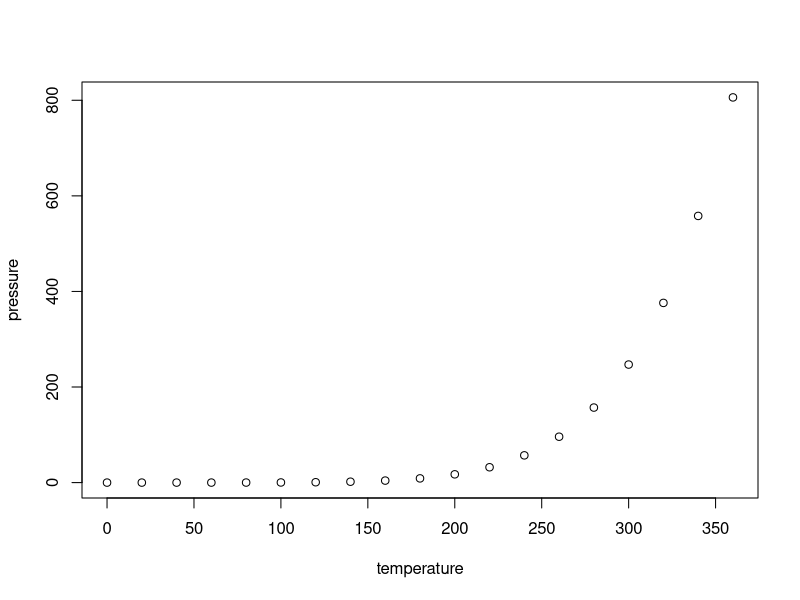
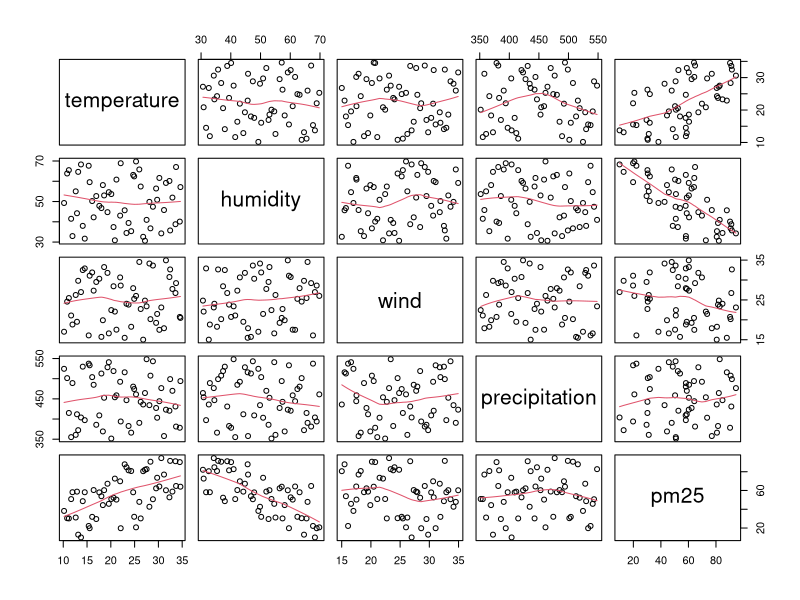

The R source for these figures, in order:
## ---- chunk 1
knitr::opts_chunk$set(echo = TRUE)
## ---- chunk 2
summary(cars)
## ---- chunk 3
plot(pressure)
## ---- chunk 4
pm25 <- read.csv("pm25.csv", header = TRUE)
pairs (pm25, panel = panel.smooth)
## ---- chunk 5
cor(pm25)
